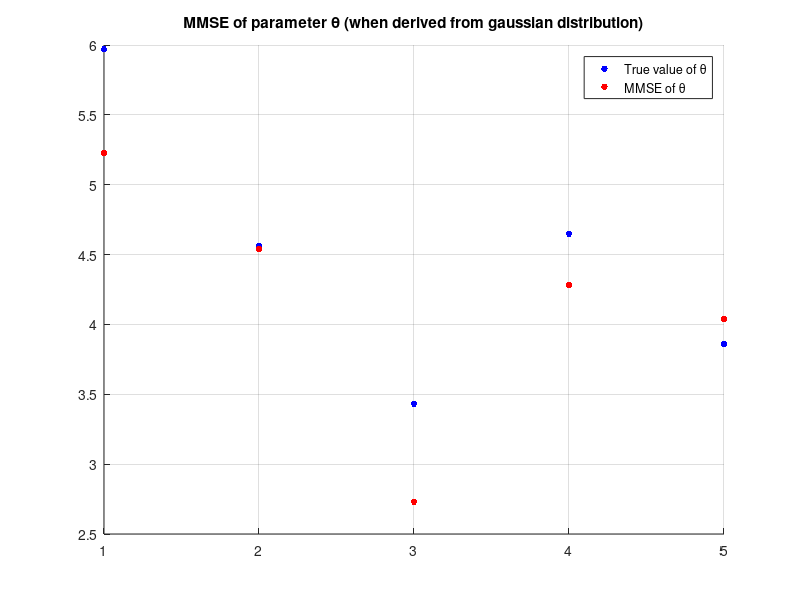
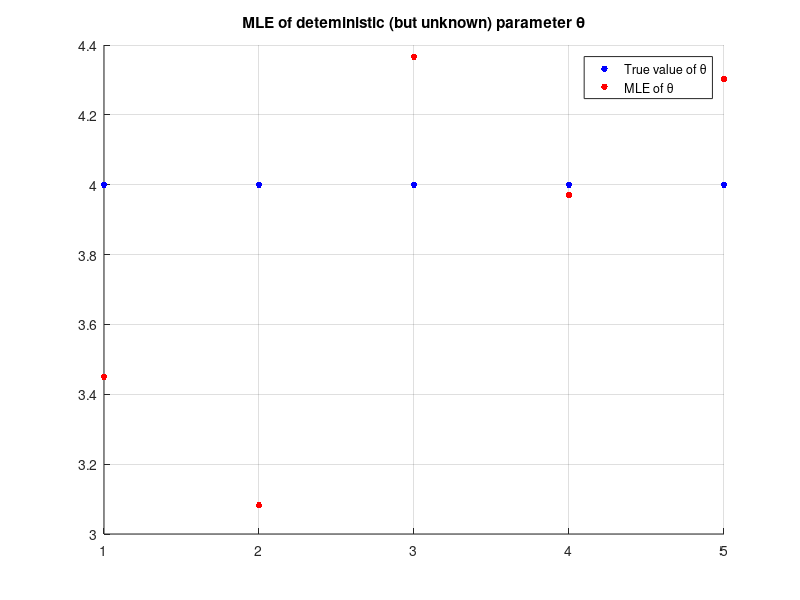
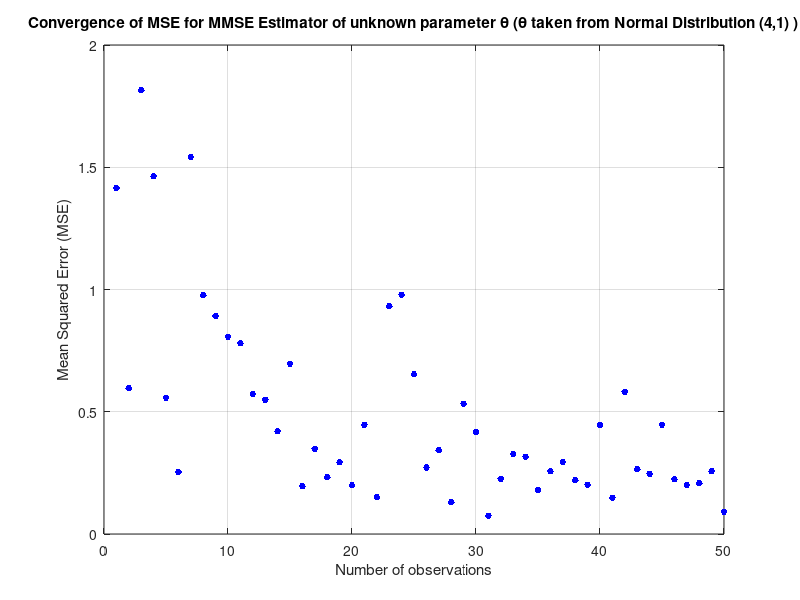
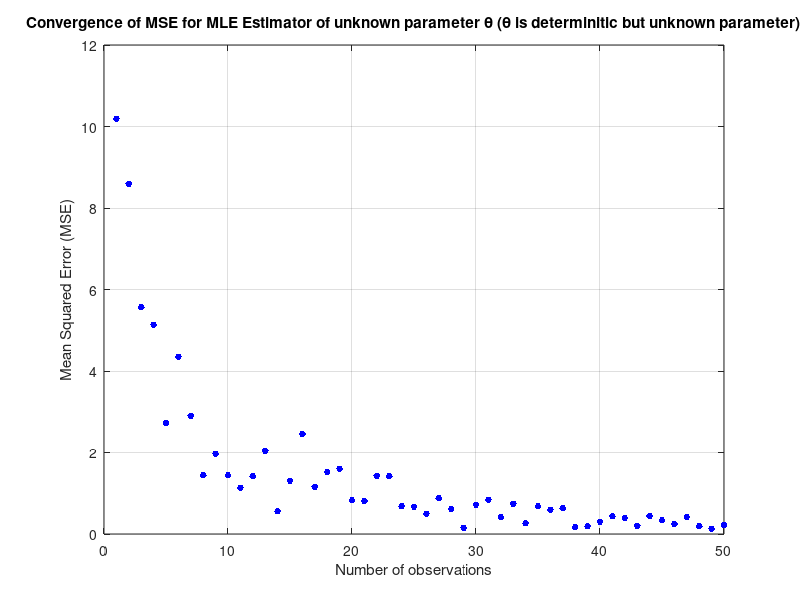

Reproduce these figures in MATLAB, in order.
% DETECTION & ESTIMATION THEORY / ASSIGNMENT-EXERCISE 2

% Assume the measurement system x[n]=h*θ + w[n] , n=0,1,...,N-1 where w[n]
% is gaussian noise with zero mean and variance σ^2=4 and h is a known
% parameter of the measurement system. Let h=0.5 for all the following
% cases. The parameter θ is an unknown parameter to be estimated. We will
% consider different cases for this parameter θ and the measurement system
% and we will try to find out estimator for it in each case.

h=0.5;
% Declare the characteristics of the gaussian noise w of the measurement
% system(noise mean and noise variance).
mean_w=0;
var_w=4;

% 1) In this case, assume that the unknown parameter θ to be estimated is a
% gaussian random variable that follows normal distribution with mean μ=4
% and variance σ0^2=1. In fact, the parameter θ to be estimated is a
% realization of the random variable Θ with the above characteristics.
% In this analysis we will try to find the MMSE estimator for the θ using
% the Bayesian Theory and Approach.
% The measurement system is given by: x[n]=h*θ + w[n] , n=0,1,...,N-1 where
% N is the number of observation we take from the system. Let N=50
% observations. Considering the form of the measurement system, this can be
% presented by general bayesian linear model. Since both θ and w are
% gaussian and assuming that the noise w is independent of θ, we have the
% general linear gaussian model. So, the posterion pdf p(θ|x), where
% x=transpose( [x[0], x[1], ... x[N-1]] ), is also gaussian with mean
% E[θ|x]= mean(θ) + C(Θ)*transpose(H)*inverse(H*C(θ)*transpose(H)+C(w))*
% (x-H*mean(θ))
% or E[θ|x]=mean(θ) + inverse(transpose(H)*inverse(C(w))*H + inverse(C(θ)))*
% transose(H)*inverse(C(w))*(x-H*mean(θ)) where H is the measurement matrix
% and so, in this case, is a vector of length N with all its elements to be
% equal to h, C(θ) is the covariance matrix of θ in general and so, in this
% case, the variance of θ, C(w) is the covariance matrix of w.
% Note that Bmse is the covariance matrix of the posterior pdf.
N=50;

% Generate the noise for the measurement system.
w=mean_w + sqrt(var_w)*randn(N,1);
Cov_w=var_w*eye(N);

% Declare theta as the realization of the random variable θ that follows
% normal distribution with mean μ=4 and variance σ0^2=1. So, theta
% represents the unknown parameter to be estimated by MMSE.
mean_theta1=4;
var_theta1=1;
theta1=mean_theta1 + sqrt(var_theta1)*randn;

% Generate synthetic observations taken from the measurement system.
x=h*theta1 + w;

% Use general gaussian linear model analysis to declare the MMSE estimator
% for theta, since we know that MMSE(θ)=E[θ|x].
% Declare the observation matrix H.
H=h*ones(N,1);

% Compute MMSE and Bmse
MMSE_theta1 = mean_theta1 + var_theta1*transpose(H)*inv(H*var_theta1*transpose(H) + Cov_w)*(x-H*mean_theta1);
Bmse_1 = inv(1/var_theta1 + transpose(H)*inv(Cov_w)*H);

% Display results.
disp("-------               MMSE for θ / Results               -------")
disp("------- Measurement System: x[n]=h*θ+w[n], n=0,1,...,N-1 -------")
fprintf('\n')
disp(['Known parameter h=',num2str(h) ,' . Number of observations taken: N=',num2str(N)])
disp(['Take θ from distribution N(4,1). The actual value of the parameter θ: θ=', num2str(theta1)])
disp(['The MMSE estimator using Bayessian Approach for General Gaussian Linear Model: θ_MMSE=',num2str(MMSE_theta1)])
disp(['The Bmse: Bmse=',num2str(Bmse_1)])

% Do the same for 5 different experiments in order to see how the results
% may change.
figno=1;
figure(figno)
hold on
for i=1:5
    theta_true= mean_theta1 +sqrt(var_theta1)*randn;
    plot(i,theta_true,'.b','MarkerSize',15,'DisplayName','True value of θ')
    w=sqrt(var_w)*randn(N,1);
    x = h*theta_true + w;
    MMSE_theta = mean_theta1 + var_theta1*transpose(H)*inv(H*var_theta1*transpose(H) + Cov_w)*(x-H*mean_theta1);
    Bmse = inv(1/var_theta1 + transpose(H)*inv(Cov_w)*H);
    
    plot(i,MMSE_theta,'.r','MarkerSize',15,'DisplayName','MMSE of θ')

    % Display Results
    disp(['---- Experiment number ',num2str(i),' ----'])
    disp(['Actual value of the parameter θ: θ=', num2str(theta_true)])
    disp(['The MMSE estimator : θ_MMSE=',num2str(MMSE_theta)])
    disp(['The Bmse: Bmse=',num2str(Bmse)])
end
legend('True value of θ','MMSE of θ','Location','Best')
title('MMSE of parameter θ (when derived from gaussian distribution)')
grid on;
figno=figno+1;

%-------------------------------------------------------------------------
% 2) In this case, θ is considered as the unknown parameter we want to estimate
% but it is now deterministic. We have the same model for the measurement
% system, i.e the general linear model. We want to find out the MLE for the
% unknown parameter θ. The MLE is the value of θ that maximizes the
% likelihood function p(x|θ) for fixed x. Since we have general linear
% model, we can use the expression derived from MLE Approach for GLM:
% θ_MLE=inv(transpose(H)*inv(C(w))*H)*transpose(H)*inv(C(w))*x, where C(w)
% and H as before. 
% The covariance matrix for the MLE (since MLE is a random variable now that
% follows normal distribution) is given by: C(θ_MLE)=inv(transpose(H)*C(w)*H).
% In this case, where θ is scalar, the above expression gives the variance
% of the MLE.
% Again we consider the number of observations taken from the system to be
% equal to 50.
N=50;
H=h*ones(N,1);

% Generate the gaussian noise vector.
w=mean_w + sqrt(var_w)*randn(N,1);
Cov_w=var_w*eye(N);

% θ is now deterministic but considered as unknown and we want to estimate
% it. We choose an arbitrary value as the value of θ not taken from any
% distribution. Assume θ=4, in order to be equal to μ.
theta2=4;

% Generate synthetic observations taken from the measurement system.
x = h*theta2 + w;

% Find MLE and the variance of the MLE.
var_MLE_theta2=inv(transpose(H)*inv(Cov_w)*H);
MLE_theta2 = var_MLE_theta2*transpose(H)*inv(Cov_w)*x;

% Display results.
fprintf('\n')
disp("-------               MLE for θ / Results               -------")
disp("------- Measurement System: x[n]=h*θ+w[n], n=0,1,...,N-1 -------")
fprintf('\n')
disp(['Known parameter h=',num2str(h) ,' . Number of observations taken: N=',num2str(N)])
disp(['The unknown parameter θ is deterministic. So the value of θ is setted arbitrarily: θ=', num2str(theta2)])
disp(['The MLE estimator using the MLE Approach for General Linear Model: θ_MLE=',num2str(MLE_theta2)])
disp(['The variance of the MLE for estimation of θ: Var(θ_MLE)=',num2str(var_MLE_theta2)])

% Do the same for 5 different experiments in order to see how the results
% may change.
figure(figno)
hold on
for i=1:5
    theta_true=4; % Arbitrary choice of θ. We want it to be deterministic but unknown.
    plot(i,theta_true,'.b','MarkerSize',15,'DisplayName','True value of θ')
    w=sqrt(var_w)*randn(N,1);
    x = h*theta_true + w;
    var_MLE_theta=inv(transpose(H)*inv(Cov_w)*H);
    MLE_theta = var_MLE_theta*transpose(H)*inv(Cov_w)*x;

    plot(i,MLE_theta,'.r','MarkerSize',15,'DisplayName','MLE of θ')

    % Display Results
    disp(['---- Experiment number ',num2str(i),' ----'])
    disp(['Actual value of the parameter θ: θ=', num2str(theta_true)])
    disp(['The MLE estimator : θ_MLE=',num2str(MLE_theta)])
    disp(['The variance of the MLE: Var(θ_MLE)=',num2str(var_MLE_theta)])
end
legend('True value of θ','MLE of θ','Location','Best')
title('MLE of deteministic (but unknown) parameter θ')
grid on;
figno=figno+1;

%-------------------------------------------------------------------------
% 3) In the third step, we want to examine for both the two estimators
% (MMSE and MLE), we found above, the convergence of the Mean Squared Error
% (MSE) as a function of the number of observations taken per experiment.
% So, we will make the graph of the MSE as a function of the number of
% observations taken per experiment for 500 measurement experiments and a
% maximum number of observations per experiment 50, executing the whole
% process for both MMSE and MLE estimators for the unknown parameter θ of
% the measurement system.
% In order to examine the convergence of the MSE of some of the two
% estimators, we will perform 500 measurment experiments varying the number
% of observations taken per experiment from 1 to 50 while executing them.
% An experiment is actually the process of collecting a number of data x[n]
% from the measurement system x[n]=h*θ + w[n] , n=0,1,...,N-1 where N is
% exactly this number of observations taken per experiment that is going to
% vary. 
% We want to make the graph of MSE for each estimator as a function of the
% number of observations taken per experiment varying the number of
% observations taken per experiment from 1 to 50. So, we need to distribute
% the 500 experiments across these different values of the number of
% observations taken per experiment, i.e the N. Since we have a total
% number of experiments 500 and a maximum number of observations taken per
% experiment 50, we can evenly distribute these experiments so that for
% each value of N from 1 to 50 we perform 500/50=10 experiments and take
% the Mean Squared Error of the estimation of θ that refers to a specific
% value of the number of obsrvations taken per experiment (N) each time.
% The Mean Squared Error of the estimation of the unknown parameter θ, that
% refers to the estimation of θ while taking N observations per experiment,
% is given by averaging over all the 'Squared Errors' of the estimation of
% θ that derive from the 10 different experiments which refer to this
% specific number N of observations taken in each of them.

% a) In this case, θ is considered to be gaussian with mean μ=4 and
% variance σ0^2=1. The measurement system is a general linear gaussian
% model: x[n]=h*θ + w[n] , n=0,1,...,N-1 , so the MMSE for the unknown θ is
% given by (as we declare in the first step of the exercise):
% E[θ|x]= mean(θ) + C(Θ)*transpose(H)*inverse(H*C(θ)*transpose(H)+C(w))*
% (x-H*mean(θ))
% or E[θ|x]=mean(θ) + inverse(transpose(H)*inverse(C(w))*H + inverse(C(θ)))*
% transose(H)*inverse(C(w))*(x-H*mean(θ)) where H is the measurement matrix
% and so, in this case, is a vector of length N with all its elements to be
% equal to h, C(θ) is the covariance matrix of θ in general and so, in this
% case, the variance of θ, C(w) is the covariance matrix of w.

% Declare the mean and the variance of the θ.
mean_theta3a=4;
var_theta3a=1;

N_total_experiments=500; % Total number of experiments to be made.
n_observations_max=50; % Maximum number of observations per experiment.
 
% Number of experiments to be made for each value of number of observations
% taken per experiment.
N_experiments=N_total_experiments/n_observations_max;

% Define MSE as a vector of length n_observations_max.
MSE=zeros(n_observations_max,1);

for n_obs=1:n_observations_max
    MSE_exp_per_n_obs=zeros(N_experiments,1);

    % Define the observation matrix H.
    H=h*ones(n_obs,1);

    for n_exp=1:N_experiments
        theta3a=mean_theta3a + sqrt(var_theta3a)*randn; % Reliazation of θ.
        
        % Generate the gaussian noise vector.
        w=mean_w + sqrt(var_w)*randn(n_obs,1);
        Cov_w=var_w*eye(n_obs);
        
        x = h*theta3a + w; % Generate synthetic data

        % Compute MMSE and the Squared Error for the estimation of the θ.
        MMSE_theta3a = mean_theta3a + var_theta3a*transpose(H)*inv(H*var_theta3a*transpose(H) + Cov_w)*(x-H*mean_theta3a);
        MSE_exp_per_n_obs(n_exp) = (theta3a-MMSE_theta3a).^2;
    end

    % Average over the 'Squared Errors' computed from the experiments for
    % this value of number of observations to take the MSE for this number.
    MSE(n_obs) = mean(MSE_exp_per_n_obs);

end

figure(figno)
clf
plot(1:n_observations_max, MSE, '.b','MarkerSize',15)
ylabel('Mean Squared Error (MSE)');
xlabel('Number of observations');
title('Convergence of MSE for MMSE Estimator of unknown parameter θ (θ taken from Normal Distribution (4,1) )');
grid on;
figno=figno+1;


% b) In this case, θ is considered to be deterministic but unknown. Since,
% we have general linear model: x[n]=h*θ + w[n] , n=0,1,...,N-1 , the MLE
% is given by: θ_MLE=inv(transpose(H)*inv(C(w))*H)*transpose(H)*inv(C(w))*x.

% θ is now deterministic but considered as unknown and we want to estimate
% it. We choose an arbitrary value as the value of θ not taken from any
% distribution. Assume θ=4.
theta3b=4;

% Generate synthetic observations taken from the measurement system.
x = h*theta3b + w;

N_total_experiments=500; % Total number of experiments to be made.
n_observations_max=50; % Maximum number of observations per experiment.
 
% Number of experiments to be made for each value of number of observations
% taken per experiment.
N_experiments=N_total_experiments/n_observations_max;

% Define MSE as a vector of length n_observations_max.
MSE=zeros(n_observations_max,1);

for n_obs=1:n_observations_max
    MSE_exp_per_n_obs=zeros(N_experiments,1);

    % Define the observation matrix H.
    H=h*ones(n_obs,1);

    for n_exp=1:N_experiments
        % θ is deterministic and is defined with the value 2. However, it
        % is considered as unknown parameter to be estimated.
        
        % Generate the gaussian noise vector.
        w=mean_w + sqrt(var_w)*randn(n_obs,1);
        Cov_w=var_w*eye(n_obs);
        
        x = h*theta3b + w; % Generate synthetic data

        % Compute MLE and the Squared Error for the estimation of the θ.
        var_MLE_theta3b=inv(transpose(H)*inv(Cov_w)*H);
        MLE_theta3b = var_MLE_theta3b*transpose(H)*inv(Cov_w)*x;
        MSE_exp_per_n_obs(n_exp) = (theta3b-MLE_theta3b).^2;
    end

    % Average over the 'Squared Errors' computed from the experiments for
    % this value of number of observations to take the MSE for this number.
    MSE(n_obs) = mean(MSE_exp_per_n_obs);

end

figure(figno)
clf
plot(1:n_observations_max, MSE, '.b','MarkerSize',15)
ylabel('Mean Squared Error (MSE)');
xlabel('Number of observations');
title('Convergence of MSE for MLE Estimator of unknown parameter θ (θ is determinitic but unknown parameter)');
grid on;
figno=figno+1;

%-------------------------------------------------------------------------
% 4) In this step, we will execute the Bayesian Approach to find the MMSE
% estimator for the unknown parameter θ considering the observations x[n]
% taken from the measurement system x[n]=h*θ + w[n] , n=0,1,...,N-1 , but
% the choice of prior of the unknown parameter θ is now "wrong". We will
% examine the consequences of a "wrong" choice of the prior distribution of
% θ to the estimation of the parameter usisng the MMSE estimator.
% To model this "wrong" choice of prior pdf for the unknown parameter θ to
% be estimated, we will keep the same model for the MMSE estimator we
% found in the first step of the exercise and we will derive the value of
% the unknown parameter θ from a) uniform distribution and b) exponential
% distribution. The model we found for the MMSE estimator of θ refers to
% the MMSE when the prior pdf of θ is gaussian and so we have General
% Linear Gaussian Model for the measurement system. This MMSE model is the
% same with the model for LMMSE when we have General Linear Model. However,
% the LMMSE is an optimal Bayesian estimator given in closed form but it's
% not exactly the MMSE for all the general cases. In fact, LMMSE is the
% MMSE only when we have jointly gaussian assumtpions for the unknown
% parameter θ and the data x. So, since we will assume a) uniform and b)
% exponential distribution as the prior of the unkown parameter θ, if we
% use the model of MMSE we found before, we will result in the model of
% LMMSE for the unknown parameter θ considering the data.
% In order to investigate the consequences of the "wrong" choices for the
% prior pdf of θ, we are going to make the graph of MSE for each MMSE 
% estimator (i.e in each case a) or b) ) as a function of the number of
% observations taken per experiment varying the number of observations
% taken per experiment from 1 to 50, as we did in the 3rd step.

% a) Assume that θ is a random variable that follow a uniform distribution.
% Let θ is uniform distributed in [A,B]=[0,8], so that θ follows a uniform
% distribution with mean equal to μ. Declare the mean and the variance of θ.
% Reminder: The unknown parametet θ we want to estimate from the data taken
% from the measurement system is a realization of this random variable.
a=0;
b=8;
mean_theta4a=(a+b)/2;
var_theta4a=((b-a).^2) / 12;
% theta4a=unifrnd(a,b)

N_total_experiments=500; % Total number of experiments to be made.
n_observations_max=50; % Maximum number of observations per experiment.
 
% Number of experiments to be made for each value of number of observations
% taken per experiment.
N_experiments=N_total_experiments/n_observations_max;

% Define MSE as a vector of length n_observations_max.
MSE=zeros(n_observations_max,1);

for n_obs=1:n_observations_max
    MSE_exp_per_n_obs=zeros(N_experiments,1);

    % Define the observation matrix H.
    H=h*ones(n_obs,1);

    for n_exp=1:N_experiments
        theta4a=unifrnd(a,b); % Reliazation of θ.
        
        % Generate the gaussian noise vector.
        w=mean_w + sqrt(var_w)*randn(n_obs,1);
        Cov_w=var_w*eye(n_obs);
        
        x = h*theta4a + w; % Generate synthetic data

        % Compute MMSE and the Squared Error for the estimation of the θ.
        MMSE_theta4a = mean_theta4a + var_theta4a*transpose(H)*inv(H*var_theta4a*transpose(H) + Cov_w)*(x-H*mean_theta4a);
        MSE_exp_per_n_obs(n_exp) = (theta4a-MMSE_theta4a).^2;
    end

    % Average over the 'Squared Errors' computed from the experiments for
    % this value of number of observations to take the MSE for this number.
    MSE(n_obs) = mean(MSE_exp_per_n_obs);

end

figure(figno)
clf
plot(1:n_observations_max, MSE, '.b','MarkerSize',15)
ylabel('Mean Squared Error (MSE)');
xlabel('Number of observations');
title(['Convergence of MSE for MMSE Estimator of unknown parameter θ (θ taken from Uniform Distribution U[',num2str(a),',',num2str(b),'] )']);
grid on;
figno=figno+1;


% b) Assume that θ is a random variable that follow an expotential distribution.
% Let θ follows exponential distribution with parameter λ=1/4, so that θ
% follows an exponential distribution with mean equal to μ. Declare the
% mean and the variance of the θ.
% Reminder: The unknown parametet θ we want to estimate from the data taken
% from the measurement system is a realization of this random variable.
lamba=1/4;
mean_theta4b=1/lamba;
var_theta4b=1/(lamba.^2);
% theta4b=exprnd(mean_theta4b)

N_total_experiments=500; % Total number of experiments to be made.
n_observations_max=50; % Maximum number of observations per experiment.
 
% Number of experiments to be made for each value of number of observations
% taken per experiment.
N_experiments=N_total_experiments/n_observations_max;

% Define MSE as a vector of length n_observations_max.
MSE=zeros(n_observations_max,1);

for n_obs=1:n_observations_max
    MSE_exp_per_n_obs=zeros(N_experiments,1);

    % Define the observation matrix H.
    H=h*ones(n_obs,1);

    for n_exp=1:N_experiments
        theta4b=exprnd(mean_theta4b); % Reliazation of θ.
        
        % Generate the gaussian noise vector.
        w=mean_w + sqrt(var_w)*randn(n_obs,1);
        Cov_w=var_w*eye(n_obs);
        
        x = h*theta4b + w; % Generate synthetic data

        % Compute MMSE and the Squared Error for the estimation of the θ.
        MMSE_theta4b = mean_theta4b + var_theta4b*transpose(H)*inv(H*var_theta4b*transpose(H) + Cov_w)*(x-H*mean_theta4b);
        MSE_exp_per_n_obs(n_exp) = (theta4b-MMSE_theta4b).^2;
    end

    % Average over the 'Squared Errors' computed from the experiments for
    % this value of number of observations to take the MSE for this number.
    MSE(n_obs) = mean(MSE_exp_per_n_obs);

end

figure(figno)
clf
plot(1:n_observations_max, MSE, '.b','MarkerSize',15)
ylabel('Mean Squared Error (MSE)');
xlabel('Number of observations');
title(['Convergence of MSE for MMSE Estimator of unknown parameter θ (θ taken from Exponential Distribution with λ=',num2str(lamba),')']);
grid on;
figno=figno+1;